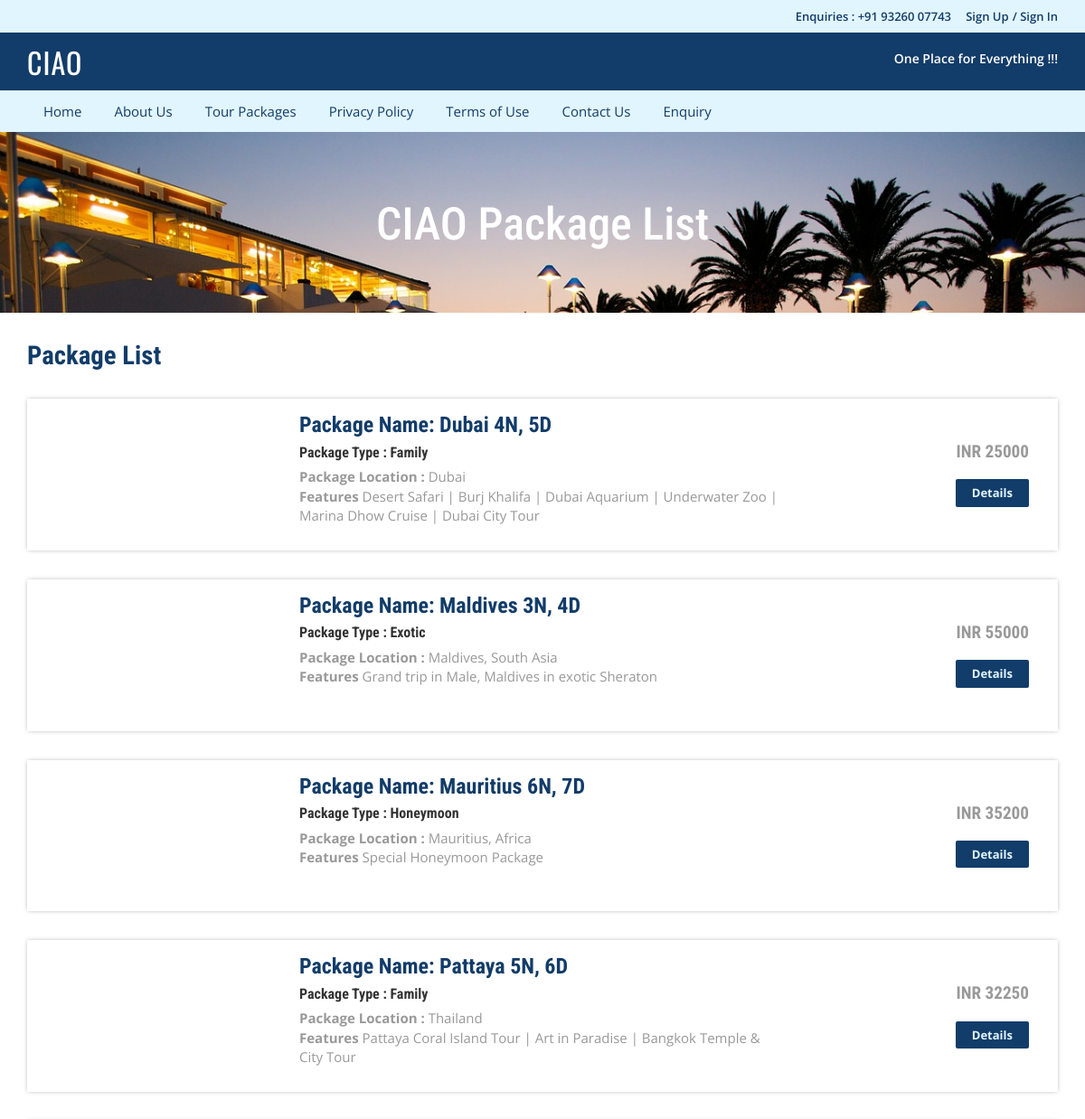
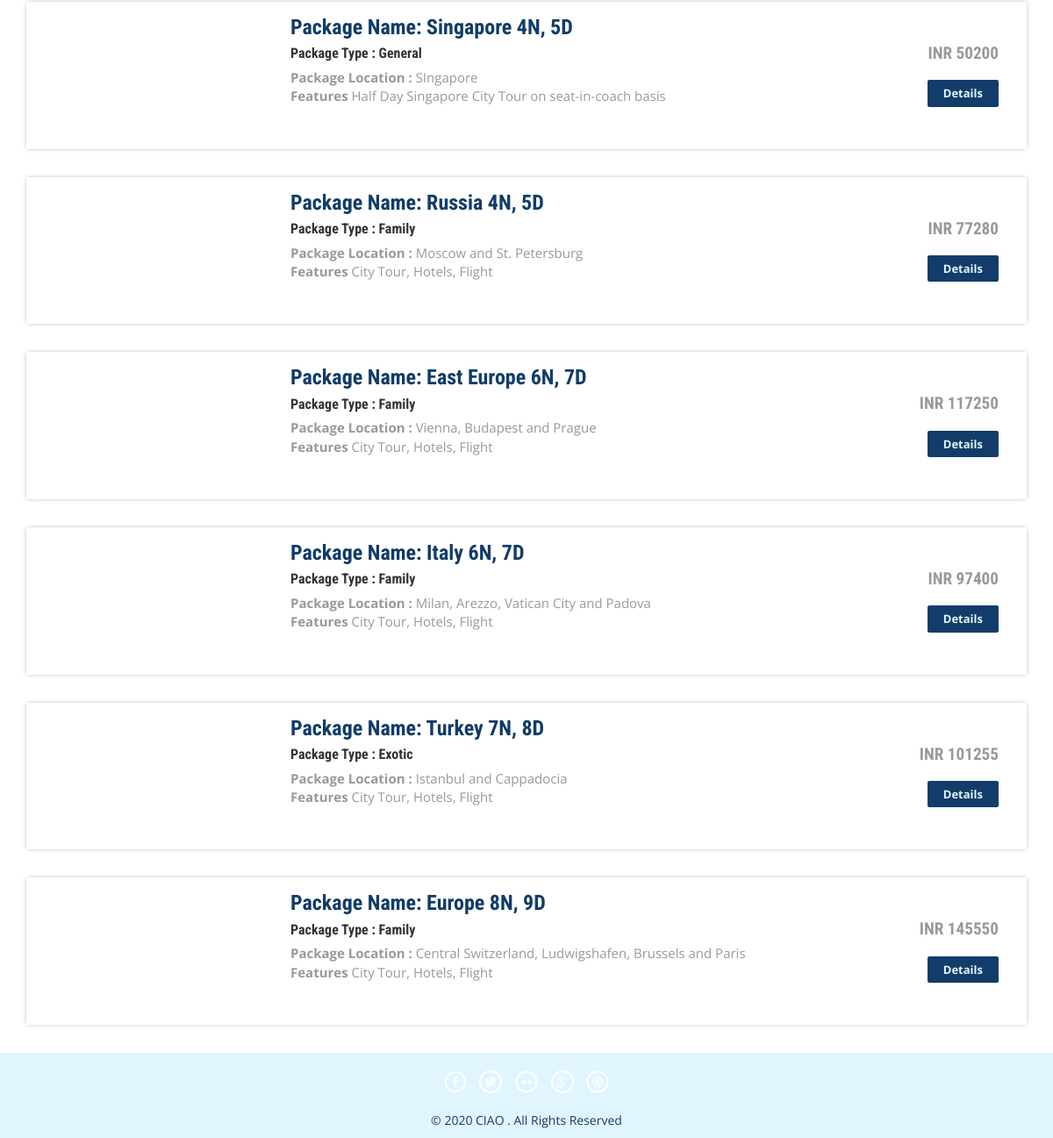
The app's page /package-list.php with its own data (2 pictures, top to bottom).
### tables this page shows
CREATE TABLE `tbltourpackages` (
  `PackageId` int(11) NOT NULL,
  `PackageName` varchar(200) DEFAULT NULL,
  `PackageType` varchar(150) DEFAULT NULL,
  `PackageLocation` varchar(100) DEFAULT NULL,
  `PackagePrice` int(11) DEFAULT NULL,
  `PackageFetures` varchar(255) DEFAULT NULL,
  `PackageDetails` mediumtext DEFAULT NULL,
  `PackageImage` varchar(100) DEFAULT NULL,
  `Creationdate` timestamp NULL DEFAULT current_timestamp(),
  `UpdationDate` timestamp NULL DEFAULT NULL ON UPDATE current_timestamp()
);

### package-list.php (the view, shortened to what this page needs)
<?php
include('includes/config.php');
?>
<!DOCTYPE HTML>
<html>
<head>
<link href="css/bootstrap.css" rel='stylesheet' type='text/css' />
<link href="css/style.css" rel='stylesheet' type='text/css' />
<link href="css/font-awesome.css" rel="stylesheet">
<link href="css/animate.css" rel="stylesheet" type="text/css" media="all">
</head>
<body>
<?php include('includes/header.php');?>
<div class="banner-3">
	<div class="container">
		<h1 class="wow zoomIn animated animated" data-wow-delay=".5s" style="visibility: visible; animation-delay: 0.5s; animation-name: zoomIn;"> CIAO Package List</h1>
	</div>
</div>
<div class="rooms">
	<div class="container">
		<div class="room-bottom">
			<h3>Package List</h3>
<?php $sql = "SELECT * from tbltourpackages";
$query = $dbh->prepare($sql);
$query->execute();
$results=$query->fetchAll(PDO::FETCH_OBJ);
if($query->rowCount() > 0)
{
foreach($results as $result)
{	?>
			<div class="rom-btm">
				<div class="col-md-3 room-left wow fadeInLeft animated" data-wow-delay=".5s">
				</div>
				<div class="col-md-6 room-midle wow fadeInUp animated" data-wow-delay=".5s">
					<h4>Package Name: <?php echo htmlentities($result->PackageName);?></h4>
					<h6>Package Type : <?php echo htmlentities($result->PackageType);?></h6>
					<p><b>Package Location :</b> <?php echo htmlentities($result->PackageLocation);?></p>
					<p><b>Features</b> <?php echo htmlentities($result->PackageFetures);?></p>
				</div>
				<div class="col-md-3 room-right wow fadeInRight animated" data-wow-delay=".5s">
					<h5>INR <?php echo htmlentities($result->PackagePrice);?></h5>
					<a href="package-details.php?pkgid=<?php echo htmlentities($result->PackageId);?>" class="view">Details</a>
				</div>
				<div class="clearfix"></div>
			</div>
<?php }} ?>
		</div>
	</div>
</div>
<?php include('includes/footer.php');?>
</body>
</html>

### includes/header.php (shortened to what this page needs)
<?php if($_SESSION['login'])
{?>
<div class="top-header">
	<div class="container">
		<ul class="tp-hd-lft wow fadeInLeft animated" data-wow-delay=".5s">
			<li class="hm"><a href="index.html"><i class="fa fa-home"></i></a></li>
			<li class="prnt"><a href="profile.php">My Profile</a></li>
				<li class="prnt"><a href="change-password.php">Change Password</a></li>
			<li class="prnt"><a href="tour-history.php">My Tour History</a></li>
			<li class="prnt"><a href="issuetickets.php">Issues</a></li>
		</ul>
		<ul class="tp-hd-rgt wow fadeInRight animated" data-wow-delay=".5s">
			<li class="tol">Welcome :</li>
			<li class="sig"><?php echo htmlentities($_SESSION['login']);?></li>
			<li class="sigi"><a href="logout.php" >/ Logout</a></li>
        </ul>
		<div class="clearfix"></div>
	</div>
</div><?php } else {?>
<div class="top-header">
	<div class="container">
		<ul class="tp-hd-lft wow fadeInLeft animated" data-wow-delay=".5s">
			<li class="hm"><a href="index.php"><i class="fa fa-home"></i></a></li>
		</ul>
		<ul class="tp-hd-rgt wow fadeInRight animated" data-wow-delay=".5s">
			<li class="tol">Enquiries : +91 93260 07743</li>
			<li class="sig"><a href="#" data-toggle="modal" data-target="#myModal" >Sign Up</a></li>
			<li class="sigi"><a href="#" data-toggle="modal" data-target="#myModal4" >/ Sign In</a></li>
        </ul>
		<div class="clearfix"></div>
	</div>
</div>
<?php }?>
<div class="header">
	<div class="container">
		<div class="logo wow fadeInDown animated" data-wow-delay=".5s">
			<a href="index.php">CI<span>AO</span></a>
		</div>
		<div class="lock fadeInDown animated" data-wow-delay=".5s">
            <li><div class="securetxt">One Place for Everything !!!</div></li>
		</div>
		<div class="clearfix"></div>
	</div>
</div>
<div class="footer-btm wow fadeInLeft animated" data-wow-delay=".5s">
	<div class="container">
	<div class="navigation">
			<nav class="navbar navbar-default">
				<div class="collapse navbar-collapse nav-wil" id="bs-example-navbar-collapse-1">
					<nav class="cl-effect-1">
						<ul class="nav navbar-nav">
							<li><a href="index.php">Home</a></li>
							<li><a href="page.php?type=aboutus">About Us</a></li>
								<li><a href="package-list.php">Tour Packages</a></li>
								<li><a href="page.php?type=privacy">Privacy Policy</a></li>
								<li><a href="page.php?type=terms">Terms of Use</a></li>
								<li><a href="page.php?type=contact">Contact Us</a></li>
								<?php if($_SESSION['login'])
{?>
								<li>Need Help?<a href="#" data-toggle="modal" data-target="#myModal3"> / Write Us </a>  </li>
								<?php } else { ?>
								<li><a href="enquiry.php"> Enquiry </a>  </li>
								<?php } ?>
								<div class="clearfix"></div>
						</ul>
					</nav>
				</div>
			</nav>
		</div>
	</div>
</div>

### includes/footer.php
<div class="copy-right">
	<div class="container">
		<div class="footer-social-icons wow fadeInDown animated animated" data-wow-delay=".5s" style="visibility: visible; animation-delay: 0.5s; animation-name: fadeInDown;">
			<ul>
				<li><a class="facebook" href="#"><span>Facebook</span></a></li>
				<li><a class="twitter" href="#"><span>Twitter</span></a></li>
				<li><a class="flickr" href="#"><span>Flickr</span></a></li>
				<li><a class="googleplus" href="#"><span>Google+</span></a></li>
				<li><a class="dribbble" href="#"><span>Dribbble</span></a></li>
			</ul>
		</div>
		<p class="wow zoomIn animated animated" data-wow-delay=".5s" style="visibility: visible; animation-delay: 0.5s; animation-name: zoomIn;">© 2020 CIAO . All Rights Reserved </p>
	</div>
</div>

### css/style.css (style rules this page uses)
html, body { font-size: 100%; background: #fff; font-family: 'Open Sans', sans-serif; }
body a,.grid_1,plan_1,plan_1.one,plan_1.two,i.icon1, i.icon2, i.icon3, i.icon4, i.icon5, i.icon6 { transition:0.5s all; -webkit-transition:0.5s all; -moz-transition:0.5s all; -o-transition:0.5s all; -ms-transition:0.5s all; }
h1,h2,h3,h4,h5,h6 { margin:0; font-family: 'Roboto Condensed', sans-serif; }
p { margin:0; }
ul { margin:0; padding:0; }
.logo a { color: #fff; letter-spacing: 1px; font-size: 2em; font-weight: 400; display: block; text-decoration: none; font-family: 'Oswald', sans-serif; }
.logo span { color:#fff; }
i.fa.fa-home { font-size: 24px; }
.top-header { background-color: #E1F5FE; border-bottom: 0 none; height: 36px; line-height: 35px; }
ul.tp-hd-lft { float: left; }
ul.tp-hd-lft li { display: inline-block; }
li.hm,li.prnt { margin-right: 12px; }
ul.tp-hd-lft a { font-size: 13px; font-weight: 600; color:#123C69;; }
ul.tp-hd-rgt { float:right; }
ul.tp-hd-rgt li { display: inline-block; font-size: 13px; font-weight: 600; color:#123C69;; }
ul.tp-hd-rgt a { font-size: 13px; font-weight: 600; color:#123C69;; }
li.ned,li.wrt,li.tol { margin-right: 12px; }
.header { background-color: #123C69; margin: 0; padding: 10px 0 8px; }
.logo a { display: block; }
.logo { float: left; margin-right: 60px; }
.lock { float: right; margin-top: 7px; }
.securetxt { color: #fff; line-height: 18px; margin-top: 0px; font-size: 14px; font-weight:600; }
.lock li { display: inline-block; }
.footer-btm li { display: inline-block; margin: 0 10px; font-size: 14px; color: #123C69; }
.footer-btm li a { font-size: 15px; color: #123C69; display: inline-block; padding: 5px 8px; }
.footer-btm { background:#E1F5FE; padding: 0.5em 0; text-align:center; }
.copy-right p { color:#123C69; font-size:14px; line-height: 1.8em; }
.copy-right { background:#E1F5FE; text-align: center; padding: 0.5em 0; }
a.view { padding: 6px 18px; font-weight: 700; color: #E1F5FE; background-color: #123C69; border: 0; font-size: 13px; border-radius: 2px; -webkit-transition: all .2s; -moz-transition: all .2s; transition: all .2s; margin-top: 20px; display: inline-block; }
.banner-3 { background: url(../images/6.jpg)no-repeat; background-size: cover; -webkit-background-size: cover; -o-background-size: cover; -ms-background-size: cover; -moz-background-size: cover; min-height:200px; }
.banner-3 h1 { font-size: 50px; margin-bottom: 40px; padding: 1.5em 0 0; text-align: center; color: #fff; }
.rom-btm { margin-top: 2em; box-shadow: 0px 0px 5px -1px rgba(0, 0, 0, 0.37); }
.room-bottom h3 { font-size: 1.8em; font-weight: 700; color: #123C69; }
.room-bottom { padding: 2em 0; }
.rom-btm h4 { font-size: 1.5em; font-weight: 700; color: #123C69; }
.rom-btm p { font-size: 15px; color: #999; }
.rom-btm h6 { font-size: 1em; font-weight: 700; margin: 0.5em 0; }
.room-right { text-align: right; padding: 3em 2em; }
.room-midle { padding: 1em; }
.rom-btm h5 { font-size: 1.2em; font-weight: 700; color: #999; }
.footer-social-icons ul li { display:inline-block; margin:0 0.2em; }
.footer-social-icons ul li a { width:30px; height:30px; background:url('../images/img-sprite.png') no-repeat 0px 0px; display:inline-block; position: relative; }
.footer-social-icons ul li a.facebook { background-position:0px 0px; }
.footer-social-icons ul li a.twitter { background-position:-30px 0px; }
.footer-social-icons ul li a.flickr { background-position:-60px 0px; }
.footer-social-icons ul li a.googleplus { background-position:-90px 0px; }
.footer-social-icons ul li a.dribbble { background-position:-120px 0px; }
.footer-social-icons { margin: 10px 0 10px; }
.navbar-default { background-color: #E1F5FE !important; border-color: #E1F5FE !important; }
.navbar { min-height: 0px !important; margin-bottom:0px !important; border-radius:0px !important; border: none !important; }
ul.nav.navbar-nav li a { font-size: 15px ; color: #123C69;; display: inline-block; padding: 5px 8px; }
.navbar-collapse { padding-right: 0px !important; padding-left: 0px !important; }

### records on screen
tbltourpackages: PackageName "Dubai 4N, 5D", PackageType "Family", PackageLocation "Dubai", PackageFetures "Desert Safari | Burj Khalifa | Dubai Aquarium | Underwater Zoo | Marina Dhow Cruise | Dubai City Tour", PackagePrice "25000"
tbltourpackages: PackageName "Maldives 3N, 4D", PackageType "Exotic", PackageLocation "Maldives, South Asia", PackageFetures "Grand trip in Male, Maldives in exotic Sheraton", PackagePrice "55000"
tbltourpackages: PackageName "Mauritius 6N, 7D", PackageType "Honeymoon", PackageLocation "Mauritius, Africa", PackageFetures "Special Honeymoon Package", PackagePrice "35200"
tbltourpackages: PackageName "Pattaya 5N, 6D", PackageType "Family", PackageLocation "Thailand", PackageFetures "Pattaya Coral Island Tour | Art in Paradise | Bangkok Temple & City Tour", PackagePrice "32250"
tbltourpackages: PackageName "Singapore 4N, 5D", PackageType "General", PackageLocation "SIngapore", PackageFetures "Half Day Singapore City Tour on seat-in-coach basis", PackagePrice "50200"
tbltourpackages: PackageName "Russia 4N, 5D", PackageType "Family", PackageLocation "Moscow and St. Petersburg", PackageFetures "City Tour, Hotels, Flight", PackagePrice "77280"
tbltourpackages: PackageName "East Europe 6N, 7D", PackageType "Family", PackageLocation "Vienna, Budapest and Prague", PackageFetures "City Tour, Hotels, Flight", PackagePrice "117250"
tbltourpackages: PackageName "Italy 6N, 7D", PackageType "Family", PackageLocation "Milan, Arezzo, Vatican City and Padova", PackageFetures "City Tour, Hotels, Flight", PackagePrice "97400"
tbltourpackages: PackageName "Turkey 7N, 8D", PackageType "Exotic", PackageLocation "Istanbul and Cappadocia", PackageFetures "City Tour, Hotels, Flight", PackagePrice "101255"
tbltourpackages: PackageName "Europe 8N, 9D", PackageType "Family", PackageLocation "Central Switzerland, Ludwigshafen, Brussels and Paris", PackageFetures "City Tour, Hotels, Flight", PackagePrice "145550"
